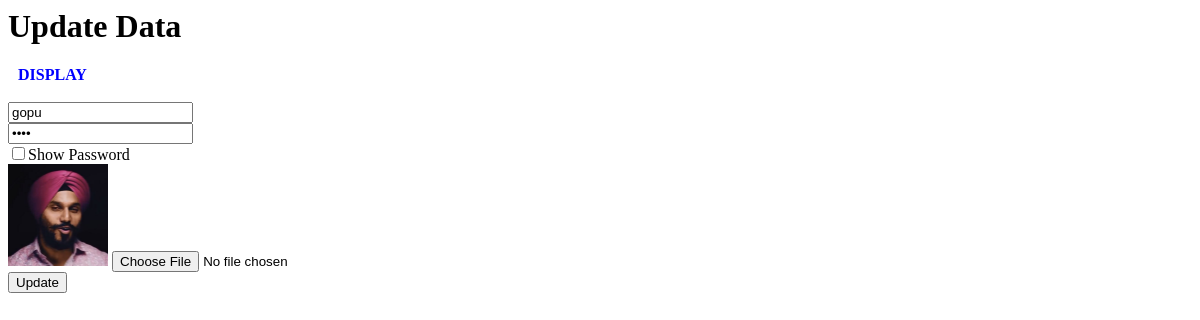
/before_update.php?id=32, run on the app's committed database.
### tables this page shows
CREATE TABLE `stud` (
  `id` int(5) NOT NULL,
  `name` varchar(10) NOT NULL,
  `pic` varchar(50) NOT NULL,
  `password` varchar(10) NOT NULL
);

### before_update.php (the view, shortened to what this page needs)
<head>
	<link rel="stylesheet" href="style.css" />
</head>
<h1>Update Data</h1>
<a href="display.php"> DISPLAY </a>
<?php
	$conn = mysqli_connect("localhost","root","","demo");
	$qry = "select name,password,pic from stud where id=".$_GET['id'];
	$result = mysqli_query($conn,$qry);
	$row = mysqli_fetch_assoc($result);
?>
<form action="update.php?id=<?php echo $_GET['id']; ?>" method="post" enctype="multipart/form-data">
	<br />
	<input type="text" name="name" placeholder="Name" value="<?php echo $row['name']?>"/>
	<br />
	<input type="password" name="password" id="myInput" placeholder="password" value="<?php echo $row['password']?>"/>
	<br />
	<input type="checkbox" onclick="myFunction()">Show Password
	<br />
	<img src="images/<?php echo $row['pic']?>" width="100px"/>
	<input type="file" name="fileToUpload" required/>
	<br />
	<input type="submit" value="Update" name="btnSubmit" />
</form>

### style.css (style rules this page uses)
a { color:blue; padding:5px; margin:5px; text-decoration:none; font-family:calibri; font-weight:bold; }

### data on the page
stud: name "gopu", pic (picture)
